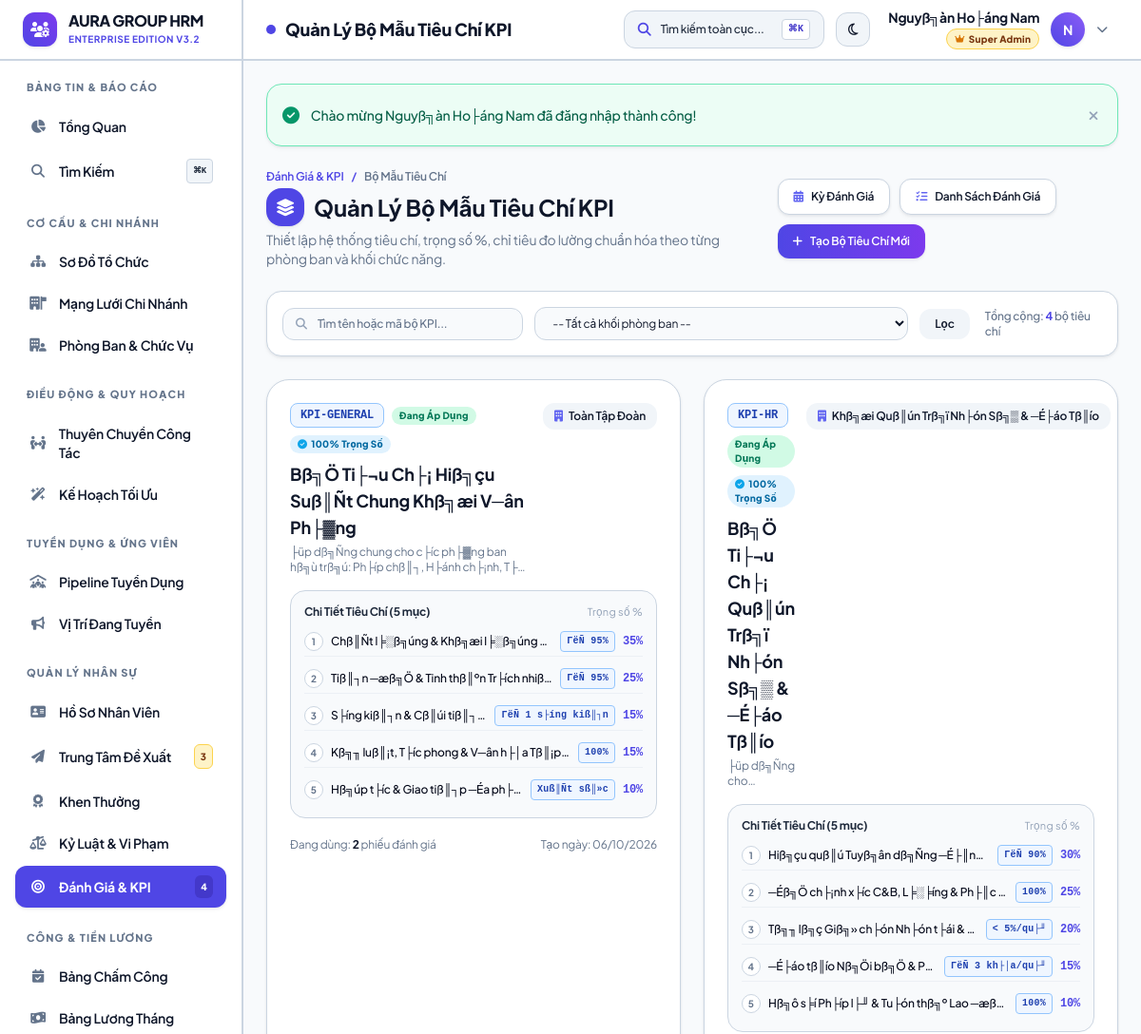
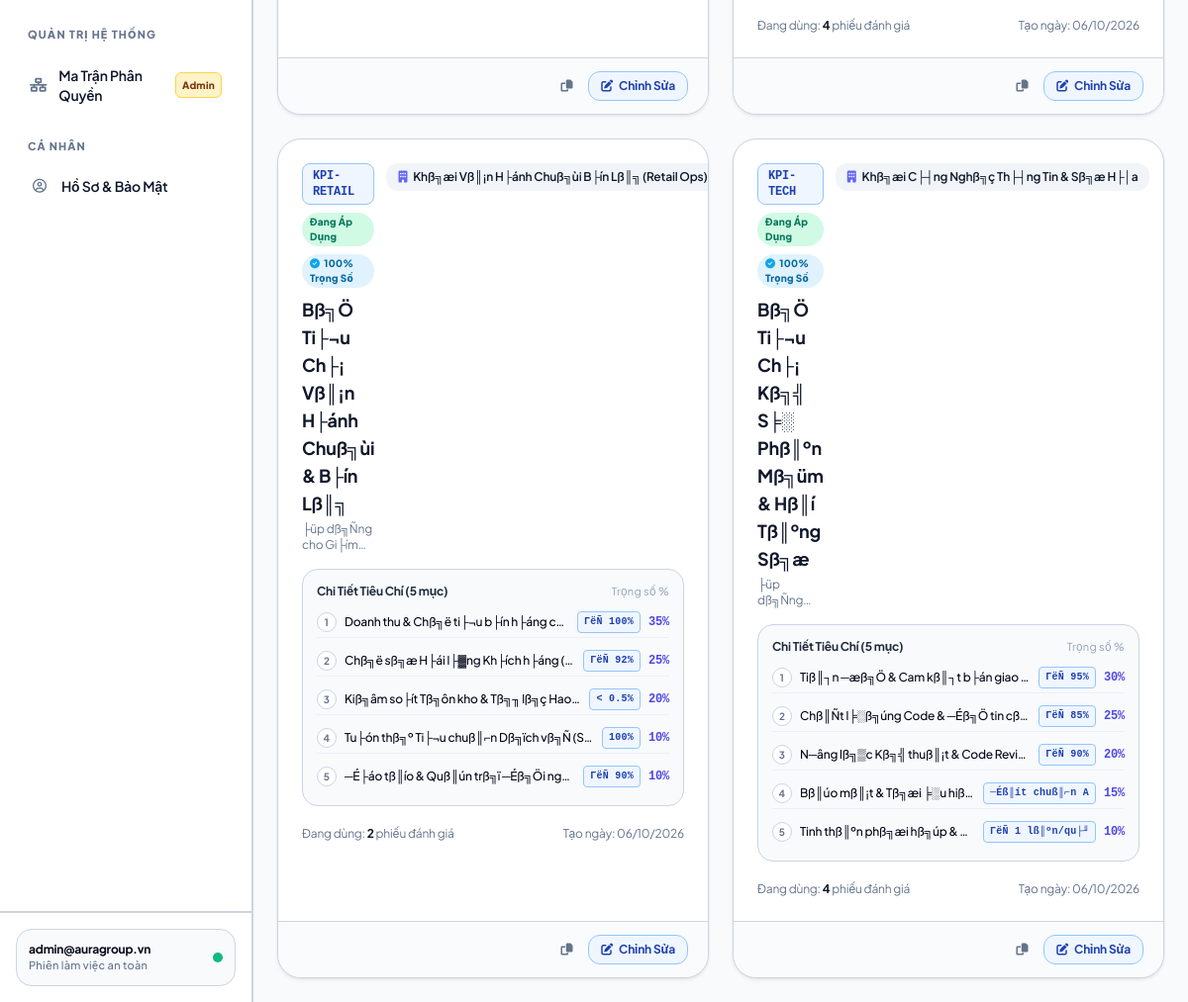
The page /modules/evaluations/kpi_templates.php (signed in) on the database its author committed (2 pictures, top to bottom).
### tables this page shows
CREATE TABLE `kpi_templates` (
  `id` int(11) NOT NULL AUTO_INCREMENT,
  `code` varchar(50) NOT NULL COMMENT 'M├ú bß╗Ö ti├¬u ch├¡ (VD: KPI-TECH, KPI-RETAIL)',
  `name` varchar(150) NOT NULL COMMENT 'T├¬n bß╗Ö ti├¬u ch├¡ KPI',
  `department_id` int(11) DEFAULT NULL COMMENT 'Khß╗æi ph├▓ng ban ├íp dß╗Ñng (NULL = To├án c├┤ng ty)',
  `description` text DEFAULT NULL COMMENT 'M├┤ tß║ú mß╗Ñc ti├¬u ├íp dß╗Ñng',
  `status` enum('active','inactive') NOT NULL DEFAULT 'active',
  `created_at` datetime DEFAULT current_timestamp(),
  `updated_at` datetime DEFAULT current_timestamp() ON UPDATE current_timestamp(),
  PRIMARY KEY (`id`),
  UNIQUE KEY `code` (`code`),
  KEY `idx_dept` (`department_id`),
  KEY `idx_status` (`status`)
);

CREATE TABLE `kpi_template_items` (
  `id` int(11) NOT NULL AUTO_INCREMENT,
  `template_id` int(11) NOT NULL COMMENT 'Li├¬n kß║┐t kpi_templates.id',
  `criteria_name` varchar(255) NOT NULL COMMENT 'T├¬n ti├¬u ch├¡ ─æ├ính gi├í',
  `description` text DEFAULT NULL COMMENT 'Chi tiß║┐t ─æo l╞░ß╗¥ng v├á kß╗│ vß╗ìng',
  `weight` decimal(5,2) NOT NULL DEFAULT 20.00 COMMENT 'Tß╗╖ trß╗ìng % (Tß╗òng c├íc mß╗Ñc = 100%)',
  `target_type` enum('percentage','numeric','rating','boolean') NOT NULL DEFAULT 'percentage',
  `target_value` varchar(100) DEFAULT NULL COMMENT 'Mß╗Ñc ti├¬u kß╗│ vß╗ìng (VD: >= 95%, 100 Triß╗çu)',
  `sort_order` int(11) NOT NULL DEFAULT 0,
  `created_at` datetime DEFAULT current_timestamp(),
  PRIMARY KEY (`id`),
  KEY `idx_template` (`template_id`),
  CONSTRAINT `fk_template_items` FOREIGN KEY (`template_id`) REFERENCES `kpi_templates` (`id`) ON DELETE CASCADE
);

CREATE TABLE `departments` (
  `id` int(11) NOT NULL AUTO_INCREMENT,
  `name` varchar(100) NOT NULL,
  `code` varchar(20) NOT NULL,
  `description` text DEFAULT NULL,
  `target_headcount` int(11) DEFAULT 10 COMMENT '─Éß╗ïnh bi├¬n nh├ón sß╗▒ ph├▓ng ban',
  `branch_id` int(11) DEFAULT 1,
  `parent_id` int(11) DEFAULT NULL,
  `manager_id` int(11) DEFAULT NULL,
  `created_at` timestamp NOT NULL DEFAULT current_timestamp(),
  PRIMARY KEY (`id`),
  UNIQUE KEY `code` (`code`)
);

### core/auth.php (called while the page is built, shortened)
<?php
require_once __DIR__ . '/helpers.php';
function is_superadmin() {
    return isset($_SESSION['user']) && (int)($_SESSION['user']['is_superadmin'] ?? 0) === 1;
}
function has_permission($module, $action) {
    if (is_superadmin()) {
        return true;
    }
    return false;
}

### modules/evaluations/kpi_templates.php (the view, shortened to what this page needs)
<?php
require_once __DIR__ . '/../../core/auth.php';
$search = trim($_GET['search'] ?? '');
$sql = "
    SELECT t.*, d.name AS department_name,
           (SELECT COUNT(*) FROM kpi_template_items WHERE template_id = t.id) AS items_count,
           (SELECT COALESCE(SUM(weight), 0) FROM kpi_template_items WHERE template_id = t.id) AS total_weight,
           (SELECT COUNT(*) FROM evaluations WHERE template_id = t.id) AS evaluations_count
    FROM kpi_templates t
    LEFT JOIN departments d ON t.department_id = d.id
    WHERE 1=1
";
$params = [];
$sql .= " ORDER BY t.status ASC, t.id DESC";
$stmt = $pdo->prepare($sql);
$stmt->execute($params);
$templates = $stmt->fetchAll();
$template_items_map = [];
$all_items = $pdo->query("SELECT * FROM kpi_template_items ORDER BY template_id ASC, sort_order ASC")->fetchAll();
foreach ($all_items as $ai) {
    $template_items_map[$ai['template_id']][] = $ai;
}
require_once __DIR__ . '/../../includes/header.php';
?>
<div class="space-y-6">
    <div class="flex flex-col sm:flex-row sm:items-center justify-between gap-4">
        <div>
            <div class="flex items-center gap-2 text-xs font-semibold text-indigo-600 dark:text-indigo-400 mb-1">
                <a href="<?= base_url('modules/evaluations/index.php') ?>" class="hover:underline">Đánh Giá & KPI</a>
                <span>/</span>
                <span class="text-slate-500 dark:text-slate-400">Bộ Mẫu Tiêu Chí</span>
            </div>
            <h1 class="text-2xl font-bold text-slate-900 dark:text-white flex items-center gap-2.5">
                <div class="w-10 h-10 rounded-2xl bg-indigo-600 text-white flex items-center justify-center text-lg shadow-md shadow-indigo-200 dark:shadow-none">
                    <i class="fa-solid fa-layer-group"></i>
                </div>
                <span>Quản Lý Bộ Mẫu Tiêu Chí KPI</span>
            </h1>
            <p class="text-xs sm:text-sm text-slate-500 dark:text-slate-400 mt-1">
                Thiết lập hệ thống tiêu chí, trọng số %, chỉ tiêu đo lường chuẩn hóa theo từng phòng ban và khối chức năng.
            </p>
        </div>
        <div class="flex flex-wrap items-center gap-2.5">
            <a href="<?= base_url('modules/evaluations/periods.php') ?>"
               class="px-4 py-2.5 bg-white dark:bg-slate-800 hover:bg-slate-50 dark:hover:bg-slate-700 text-slate-700 dark:text-slate-200 border border-slate-200 dark:border-slate-700 font-semibold rounded-xl text-xs transition flex items-center gap-2 shadow-sm">
                <i class="fa-solid fa-calendar-days text-indigo-500"></i>
                <span>Kỳ Đánh Giá</span>
            </a>
            <a href="<?= base_url('modules/evaluations/index.php') ?>"
               class="px-4 py-2.5 bg-white dark:bg-slate-800 hover:bg-slate-50 dark:hover:bg-slate-700 text-slate-700 dark:text-slate-200 border border-slate-200 dark:border-slate-700 font-semibold rounded-xl text-xs transition flex items-center gap-2 shadow-sm">
                <i class="fa-solid fa-list-check text-indigo-500"></i>
                <span>Danh Sách Đánh Giá</span>
            </a>
            <?php if (has_permission('evaluations', 'create')): ?>
                <button type="button" onclick="openTemplateModal()"
                        class="px-4 py-2.5 bg-gradient-to-r from-indigo-600 to-violet-600 hover:from-indigo-700 hover:to-violet-700 text-white font-semibold rounded-xl text-xs transition flex items-center gap-2 shadow-md shadow-indigo-200 dark:shadow-none">
                    <i class="fa-solid fa-plus"></i>
                    <span>Tạo Bộ Tiêu Chí Mới</span>
                </button>
            <?php endif; ?>
        </div>
    </div>
    <div class="bg-white dark:bg-slate-800 p-4 rounded-2xl border border-slate-200 dark:border-slate-700 shadow-sm flex flex-col md:flex-row items-center justify-between gap-4">
        <form method="GET" class="flex flex-wrap items-center gap-3 w-full md:w-auto">
            <div class="relative flex-1 md:w-72">
                <i class="fa-solid fa-magnifying-glass absolute left-3.5 top-1/2 -translate-y-1/2 text-slate-400 text-xs"></i>
                <input type="text" name="search" value="<?= e($search) ?>" placeholder="Tìm tên hoặc mã bộ KPI..."
                       class="w-full pl-9 pr-4 py-2 bg-slate-50 dark:bg-slate-900 border border-slate-200 dark:border-slate-700 rounded-xl text-xs text-slate-800 dark:text-white focus:outline-none focus:ring-2 focus:ring-indigo-500">
            </div>
            <select name="department_id" onchange="this.form.submit()"
                    class="px-3.5 py-2 bg-slate-50 dark:bg-slate-900 border border-slate-200 dark:border-slate-700 rounded-xl text-xs text-slate-700 dark:text-slate-200 focus:outline-none focus:ring-2 focus:ring-indigo-500">
                <option value="">-- Tất cả khối phòng ban --</option>
            </select>
            <button type="submit" class="px-4 py-2 bg-slate-100 dark:bg-slate-700 hover:bg-slate-200 text-slate-700 dark:text-slate-200 rounded-xl text-xs font-semibold transition">
                Lọc
            </button>
        </form>
        <div class="text-xs text-slate-500 dark:text-slate-400 font-medium">
            Tổng cộng: <strong class="text-indigo-600 dark:text-indigo-400"><?= count($templates) ?></strong> bộ tiêu chí
        </div>
    </div>
    <div class="grid grid-cols-1 lg:grid-cols-2 gap-6">
        <?php foreach ($templates as $t): ?>
            <?php
                $items = $template_items_map[$t['id']] ?? [];
                $is_weight_valid = (abs((float)$t['total_weight'] - 100.0) < 0.1);
            ?>
            <div class="bg-white dark:bg-slate-800 rounded-3xl border border-slate-200 dark:border-slate-700 shadow-sm overflow-hidden flex flex-col justify-between hover:shadow-md transition">
                <div class="p-5 sm:p-6 space-y-4">
                    <div class="flex items-start justify-between gap-3">
                        <div>
                            <div class="flex items-center gap-2 flex-wrap">
                                <span class="px-2.5 py-1 rounded-lg bg-indigo-50 dark:bg-indigo-950/60 text-indigo-700 dark:text-indigo-300 font-mono font-bold text-xs border border-indigo-200 dark:border-indigo-800">
                                    <?= e($t['code']) ?>
                                </span>
                                <?php if ($t['status'] === 'active'): ?>
                                    <span class="px-2 py-0.5 rounded-full text-[10px] font-extrabold bg-emerald-100 dark:bg-emerald-950/60 text-emerald-700 dark:text-emerald-300">
                                        Đang Áp Dụng
                                    </span>
                                <?php else: ?>
                                    <span class="px-2 py-0.5 rounded-full text-[10px] font-extrabold bg-slate-100 dark:bg-slate-700 text-slate-500 dark:text-slate-400">
                                        Tạm Dừng
                                    </span>
                                <?php endif; ?>
                                <?php if ($is_weight_valid): ?>
                                    <span class="px-2 py-0.5 rounded-full text-[10px] font-extrabold bg-sky-100 dark:bg-sky-950/60 text-sky-700 dark:text-sky-300" title="Tổng trọng số = 100%">
                                        <i class="fa-solid fa-circle-check text-sky-500 mr-1"></i>100% Trọng Số
                                    </span>
                                <?php else: ?>
                                    <span class="px-2 py-0.5 rounded-full text-[10px] font-extrabold bg-rose-100 dark:bg-rose-950/60 text-rose-700 dark:text-rose-300" title="Cần điều chỉnh về 100%">
                                        <i class="fa-solid fa-triangle-exclamation mr-1"></i><?= round($t['total_weight'], 1) ?>% Trọng Số
                                    </span>
                                <?php endif; ?>
                            </div>
                            <h3 class="text-base sm:text-lg font-bold text-slate-900 dark:text-white mt-2 leading-snug">
                                <?= e($t['name']) ?>
                            </h3>
                            <p class="text-xs text-slate-500 dark:text-slate-400 mt-1 line-clamp-2">
                                <?= e($t['description'] ?: 'Không có mô tả chi tiết.') ?>
                            </p>
                        </div>
                        <div class="text-right flex-shrink-0">
                            <span class="inline-flex items-center gap-1.5 px-3 py-1.5 rounded-xl bg-slate-100 dark:bg-slate-700/60 text-slate-700 dark:text-slate-300 text-xs font-semibold">
                                <i class="fa-solid fa-building text-indigo-500"></i>
                                <?= e($t['department_name'] ?: 'Toàn Tập Đoàn') ?>
                            </span>
                        </div>
                    </div>
                    <div class="bg-slate-50 dark:bg-slate-900/60 rounded-2xl p-3.5 space-y-2 border border-slate-100 dark:border-slate-800">
                        <div class="flex items-center justify-between text-xs font-bold text-slate-600 dark:text-slate-300 mb-1">
                            <span>Chi Tiết Tiêu Chí (<?= count($items) ?> mục)</span>
                            <span class="text-[11px] text-slate-400 font-normal">Trọng số %</span>
                        </div>
                        <?php foreach ($items as $idx => $it): ?>
                            <div class="flex items-center justify-between text-xs py-1 border-b border-slate-200/50 dark:border-slate-800/80 last:border-none">
                                <div class="flex items-center gap-2 truncate pr-2">
                                    <span class="w-5 h-5 rounded-full bg-white dark:bg-slate-800 border border-slate-200 dark:border-slate-700 flex items-center justify-center text-[10px] font-bold text-slate-500 flex-shrink-0">
                                        <?= $idx + 1 ?>
                                    </span>
                                    <span class="text-slate-800 dark:text-slate-200 font-medium truncate" title="<?= e($it['criteria_name']) ?>">
                                        <?= e($it['criteria_name']) ?>
                                    </span>
                                    <?php if (!empty($it['target_value'])): ?>
                                        <span class="text-[10px] px-1.5 py-0.5 rounded bg-indigo-50 dark:bg-indigo-950 text-indigo-600 dark:text-indigo-400 font-mono hidden sm:inline">
                                            <?= e($it['target_value']) ?>
                                        </span>
                                    <?php endif; ?>
                                </div>
                                <span class="font-bold font-mono text-indigo-600 dark:text-indigo-400 text-xs flex-shrink-0">
                                    <?= round($it['weight'], 1) ?>%
                                </span>
                            </div>
                        <?php endforeach; ?>
                    </div>
                    <div class="flex items-center justify-between text-xs text-slate-500 dark:text-slate-400 pt-1">
                        <div>
                            Đang dùng: <strong class="text-slate-700 dark:text-slate-200"><?= $t['evaluations_count'] ?></strong> phiếu đánh giá
                        </div>
                        <div>
                            Tạo ngày: <?= format_date($t['created_at']) ?>
                        </div>
                    </div>
                </div>
                <div class="px-5 py-3 bg-slate-50/80 dark:bg-slate-800/80 border-t border-slate-100 dark:border-slate-700/60 flex items-center justify-end gap-2">
                    <?php if (has_permission('evaluations', 'create')): ?>
                        <form method="POST" onsubmit="return confirm('Bạn có chắc muốn nhân bản bộ tiêu chí [<?= e($t['code']) ?>]?')">
                            <button type="submit" class="p-2 rounded-xl text-slate-500 hover:text-indigo-600 hover:bg-white dark:hover:bg-slate-700 text-xs font-medium transition" title="Nhân bản bộ tiêu chí">
                                <i class="fa-solid fa-copy"></i>
                            </button>
                        </form>
                    <?php endif; ?>
                    <?php if (has_permission('evaluations', 'edit')): ?>
                        <button type="button" onclick='editTemplate(<?= json_encode($t) ?>, <?= json_encode($items) ?>)'
                                class="px-3 py-1.5 bg-indigo-50 hover:bg-indigo-100 dark:bg-indigo-950/60 dark:hover:bg-indigo-900/60 text-indigo-600 dark:text-indigo-300 font-semibold rounded-xl text-xs transition flex items-center gap-1.5">
                            <i class="fa-solid fa-pen-to-square"></i>
                            <span>Chỉnh Sửa</span>
                        </button>
                    <?php endif; ?>
                </div>
            </div>
        <?php endforeach; ?>
    </div>
</div>
<?php require_once __DIR__ . '/../../includes/footer.php'; ?>

### rows shown on the page
kpi_templates: code "KPI-GENERAL", status "Đang Áp Dụng", name "Bß╗Ö Ti├¬u Ch├¡ Hiß╗çu Suß║Ñt Chung Khß╗æi V─ân Ph├▓ng", description "├üp dß╗Ñng chung cho c├íc ph├▓ng ban hß╗ù trß╗ú: Ph├íp chß║┐, H├ánh ch├¡nh,…", department_name "Toàn Tập Đoàn", id "5", evaluations_count "2", created_at "06/10/2026"
kpi_template_items: criteria_name "Chß║Ñt l╞░ß╗úng & Khß╗æi l╞░ß╗úng…", target_value "ΓëÑ 95%", weight "35"
kpi_template_items: criteria_name "Tiß║┐n ─æß╗Ö & Tinh thß║ºn Tr├ích nhiß…", target_value "ΓëÑ 95%", weight "25"
kpi_template_items: criteria_name "S├íng kiß║┐n & Cß║úi tiß║┐…", target_value "ΓëÑ 1 s├íng kiß║┐n", weight "15"
kpi_template_items: criteria_name "Kß╗╖ luß║¡t, T├íc phong & V─ân h├│a Tß║¡p…", target_value "100%", weight "15"
kpi_template_items: criteria_name "Hß╗úp t├íc & Giao tiß║┐p ─Éa ph├…", target_value "Xuß║Ñt sß║»c", weight "10"
kpi_templates: code "KPI-HR", status "Đang Áp Dụng", name "Bß╗Ö Ti├¬u Ch├¡ Quß║ún Trß╗ï Nh├ón Sß╗▒ & ─É├áo Tß║ío", description "├üp dß╗Ñng…", department.name "Khß╗æi Quß║ún Trß╗ï Nh├ón Sß╗▒ & ─É├áo Tß║ío", id "5", evaluations_count "4", created_at "06/10/2026"
kpi_template_items: criteria_name "Hiß╗çu quß║ú Tuyß╗ân dß╗Ñng ─É├║n…", target_value "ΓëÑ 90%", weight "30"
kpi_template_items: criteria_name "─Éß╗Ö ch├¡nh x├íc C&B, L╞░╞íng & Ph├║c…", target_value "100%", weight "25"
kpi_template_items: criteria_name "Tß╗╖ lß╗ç Giß╗» ch├ón Nh├ón t├ái &…", target_value "< 5%/qu├╜", weight "20"
kpi_template_items: criteria_name "─É├áo tß║ío Nß╗Öi bß╗Ö & P…", target_value "ΓëÑ 3 kh├│a/qu├╜", weight "15"
kpi_template_items: criteria_name "Hß╗ô s╞í Ph├íp l├╜ & Tu├ón thß╗º Lao ─æß…", target_value "100%", weight "10"
kpi_templates: code "KPI-RETAIL", status "Đang Áp Dụng", name "Bß╗Ö Ti├¬u Ch├¡ Vß║¡n H├ánh Chuß╗ùi & B├ín Lß║╗", description "├üp dß╗Ñng cho…", department.name "Khß╗æi Vß║¡n H├ánh Chuß╗ùi B├ín Lß║╗ (Retail Ops)", id "5", evaluations_count "2", created_at "06/10/2026"
kpi_template_items: criteria_name "Doanh thu & Chß╗ë ti├¬u b├ín h├áng c…", target_value "ΓëÑ 100%", weight "35"
kpi_template_items: criteria_name "Chß╗ë sß╗æ H├ái l├▓ng Kh├ích h├áng (…", target_value "ΓëÑ 92%", weight "25"
kpi_template_items: criteria_name "Kiß╗âm so├ít Tß╗ôn kho & Tß╗╖ lß╗ç Hao…", target_value "< 0.5%", weight "20"
kpi_template_items: criteria_name "Tu├ón thß╗º Ti├¬u chuß║⌐n Dß╗ïch vß╗Ñ (S…", target_value "100%", weight "10"
kpi_template_items: criteria_name "─É├áo tß║ío & Quß║ún trß╗ï ─Éß╗Öi ng…", target_value "ΓëÑ 90%", weight "10"
kpi_templates: code "KPI-TECH", status "Đang Áp Dụng", name "Bß╗Ö Ti├¬u Ch├¡ Kß╗╣ S╞░ Phß║ºn Mß╗üm & Hß║í Tß║ºng Sß╗æ", description "├üp…", department.name "Khß╗æi C├┤ng Nghß╗ç Th├┤ng Tin & Sß╗æ H├│a", id "5", evaluations_count "4", created_at "06/10/2026"
kpi_template_items: criteria_name "Tiß║┐n ─æß╗Ö & Cam kß║┐t b├án giao…", target_value "ΓëÑ 95%", weight "30"
kpi_template_items: criteria_name "Chß║Ñt l╞░ß╗úng Code & ─Éß╗Ö tin cß…", target_value "ΓëÑ 85%", weight "25"
kpi_template_items: criteria_name "N─âng lß╗▒c Kß╗╣ thuß║¡t & Code Revi…", target_value "ΓëÑ 90%", weight "20"
kpi_template_items: criteria_name "Bß║úo mß║¡t & Tß╗æi ╞░u hiß…", target_value "─Éß║ít chuß║⌐n A", weight "15"
kpi_template_items: criteria_name "Tinh thß║ºn phß╗æi hß╗úp &…", target_value "ΓëÑ 1 lß║ºn/qu├╜", weight "10"

### other values the page prints
$pending_proposals_count "3"
$pending_evals_count "4"
$_SESSION['user']['username'] "admin@auragroup.vn"
$page_title "Quản Lý Bộ Mẫu Tiêu Chí KPI"
$user['fullname'] "Nguyß╗àn Ho├áng Nam"
$first_letter "N"
$flash['message'] "Chào mừng Nguyß╗àn Ho├áng Nam đã đăng nhập thành công!"
count($templates) "4"
